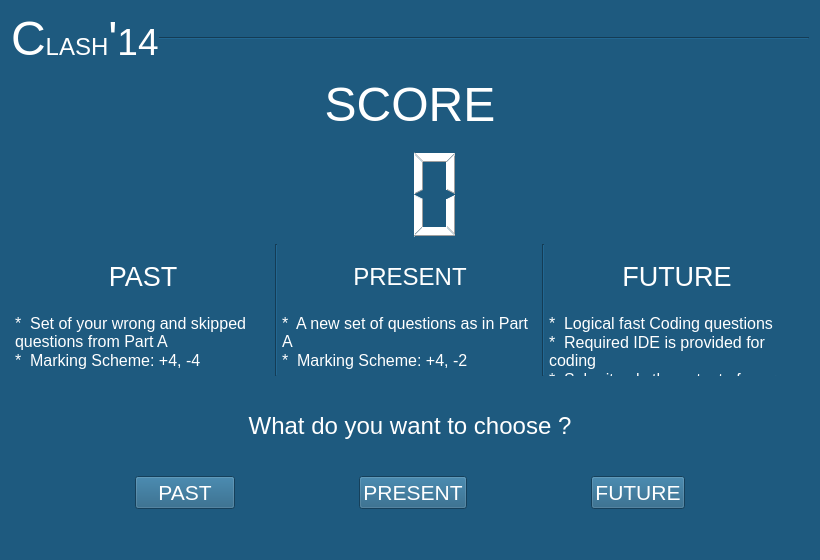
<?xml version="1.0" encoding="UTF-8"?>
<ui version="4.0">
 <class>Form</class>
 <widget class="QWidget" name="Form">
  <property name="geometry">
   <rect>
    <x>0</x>
    <y>0</y>
    <width>820</width>
    <height>560</height>
   </rect>
  </property>
  <property name="sizePolicy">
   <sizepolicy hsizetype="Ignored" vsizetype="Ignored">
    <horstretch>0</horstretch>
    <verstretch>0</verstretch>
   </sizepolicy>
  </property>
  <property name="windowTitle">
   <string>Form</string>
  </property>
  <property name="styleSheet">
   <string notr="true">background-color: rgb(30, 90, 127);</string>
  </property>
  <layout class="QVBoxLayout" name="verticalLayout_7">
   <item>
    <layout class="QVBoxLayout" name="verticalLayout">
     <property name="spacing">
      <number>0</number>
     </property>
     <item>
      <layout class="QVBoxLayout" name="verticalLayout_2">
       <property name="spacing">
        <number>0</number>
       </property>
       <item>
        <layout class="QVBoxLayout" name="verticalLayout_8">
         <item>
          <layout class="QHBoxLayout" name="horizontalLayout_4">
           <item>
            <widget class="QLabel" name="label_3">
             <property name="sizePolicy">
              <sizepolicy hsizetype="Fixed" vsizetype="Fixed">
               <horstretch>0</horstretch>
               <verstretch>0</verstretch>
              </sizepolicy>
             </property>
             <property name="font">
              <font>
               <pointsize>18</pointsize>
              </font>
             </property>
             <property name="styleSheet">
              <string notr="true">
color: rgb(255, 255, 255);</string>
             </property>
             <property name="text">
              <string>&lt;html&gt;&lt;head/&gt;&lt;body&gt;&lt;p&gt;&lt;span style=&quot; font-size:36pt;&quot;&gt;C&lt;/span&gt;LASH&lt;span style=&quot; font-size:36pt;&quot;&gt;'&lt;/span&gt;&lt;span style=&quot; font-size:28pt;&quot;&gt;14&lt;/span&gt;&lt;/p&gt;&lt;/body&gt;&lt;/html&gt;</string>
             </property>
            </widget>
           </item>
           <item>
            <widget class="Line" name="line">
             <property name="sizePolicy">
              <sizepolicy hsizetype="MinimumExpanding" vsizetype="Fixed">
               <horstretch>0</horstretch>
               <verstretch>0</verstretch>
              </sizepolicy>
             </property>
             <property name="orientation">
              <enum>Qt::Horizontal</enum>
             </property>
            </widget>
           </item>
          </layout>
         </item>
        </layout>
       </item>
       <item>
        <layout class="QHBoxLayout" name="horizontalLayout_3">
         <item>
          <widget class="QLabel" name="label">
           <property name="styleSheet">
            <string notr="true">font: 25 16pt &quot;Leelawadee UI Semilight&quot;;
font: 8pt &quot;MS Shell Dlg 2&quot;;

color: rgb(255, 255, 255);</string>
           </property>
           <property name="text">
            <string>&lt;html&gt;&lt;head/&gt;&lt;body&gt;&lt;p align=&quot;center&quot;&gt;&lt;span style=&quot; font-size:36pt;&quot;&gt;SCORE&lt;/span&gt;&lt;/p&gt;&lt;/body&gt;&lt;/html&gt;</string>
           </property>
           <property name="alignment">
            <set>Qt::AlignCenter</set>
           </property>
          </widget>
         </item>
        </layout>
       </item>
      </layout>
     </item>
     <item>
      <layout class="QVBoxLayout" name="verticalLayout_11">
       <item>
        <widget class="QLCDNumber" name="scrA">
         <property name="sizePolicy">
          <sizepolicy hsizetype="Ignored" vsizetype="Ignored">
           <horstretch>0</horstretch>
           <verstretch>0</verstretch>
          </sizepolicy>
         </property>
         <property name="maximumSize">
          <size>
           <width>16777215</width>
           <height>100</height>
          </size>
         </property>
         <property name="styleSheet">
          <string notr="true">
color: rgb(255, 255, 255);</string>
         </property>
         <property name="frameShape">
          <enum>QFrame::NoFrame</enum>
         </property>
         <property name="frameShadow">
          <enum>QFrame::Plain</enum>
         </property>
         <property name="numDigits">
          <number>2</number>
         </property>
        </widget>
       </item>
      </layout>
     </item>
     <item>
      <layout class="QHBoxLayout" name="horizontalLayout">
       <item>
        <layout class="QVBoxLayout" name="verticalLayout_4">
         <property name="spacing">
          <number>0</number>
         </property>
         <item>
          <widget class="QLabel" name="label_4">
           <property name="sizePolicy">
            <sizepolicy hsizetype="Ignored" vsizetype="Ignored">
             <horstretch>0</horstretch>
             <verstretch>0</verstretch>
            </sizepolicy>
           </property>
           <property name="font">
            <font>
             <pointsize>18</pointsize>
            </font>
           </property>
           <property name="styleSheet">
            <string notr="true">
color: rgb(255, 255, 255);</string>
           </property>
           <property name="text">
            <string>&lt;html&gt;&lt;head/&gt;&lt;body&gt;&lt;p&gt;&lt;span style=&quot; font-size:20pt;&quot;&gt;PAST&lt;/span&gt;&lt;/p&gt;&lt;/body&gt;&lt;/html&gt;</string>
           </property>
           <property name="alignment">
            <set>Qt::AlignCenter</set>
           </property>
          </widget>
         </item>
         <item>
          <widget class="QTextBrowser" name="textBrowser">
           <property name="sizePolicy">
            <sizepolicy hsizetype="Ignored" vsizetype="Ignored">
             <horstretch>0</horstretch>
             <verstretch>0</verstretch>
            </sizepolicy>
           </property>
           <property name="styleSheet">
            <string notr="true">font: 12pt &quot;Times New Roman&quot;;
color: rgb(255, 255, 255);</string>
           </property>
           <property name="frameShape">
            <enum>QFrame::NoFrame</enum>
           </property>
           <property name="html">
            <string>&lt;!DOCTYPE HTML PUBLIC &quot;-//W3C//DTD HTML 4.0//EN&quot; &quot;http://www.w3.org/TR/REC-html40/strict.dtd&quot;&gt;
&lt;html&gt;&lt;head&gt;&lt;meta name=&quot;qrichtext&quot; content=&quot;1&quot; /&gt;&lt;style type=&quot;text/css&quot;&gt;
p, li { white-space: pre-wrap; }
&lt;/style&gt;&lt;/head&gt;&lt;body style=&quot; font-family:'Times New Roman'; font-size:12pt; font-weight:400; font-style:normal;&quot;&gt;
&lt;p style=&quot; margin-top:0px; margin-bottom:0px; margin-left:0px; margin-right:0px; -qt-block-indent:0; text-indent:0px;&quot;&gt;&lt;span style=&quot; font-family:'MS Shell Dlg 2';&quot;&gt;*  Set of your wrong and skipped questions from Part A&lt;/span&gt;&lt;/p&gt;
&lt;p style=&quot; margin-top:0px; margin-bottom:0px; margin-left:0px; margin-right:0px; -qt-block-indent:0; text-indent:0px;&quot;&gt;&lt;span style=&quot; font-family:'MS Shell Dlg 2';&quot;&gt;*  Marking Scheme: +4, -4&lt;/span&gt;&lt;/p&gt;&lt;/body&gt;&lt;/html&gt;</string>
           </property>
          </widget>
         </item>
        </layout>
       </item>
       <item>
        <widget class="Line" name="line_2">
         <property name="sizePolicy">
          <sizepolicy hsizetype="Fixed" vsizetype="Ignored">
           <horstretch>0</horstretch>
           <verstretch>0</verstretch>
          </sizepolicy>
         </property>
         <property name="orientation">
          <enum>Qt::Vertical</enum>
         </property>
        </widget>
       </item>
       <item>
        <layout class="QVBoxLayout" name="verticalLayout_5">
         <property name="spacing">
          <number>0</number>
         </property>
         <item>
          <widget class="QLabel" name="label_11">
           <property name="sizePolicy">
            <sizepolicy hsizetype="Ignored" vsizetype="Ignored">
             <horstretch>0</horstretch>
             <verstretch>0</verstretch>
            </sizepolicy>
           </property>
           <property name="font">
            <font>
             <pointsize>18</pointsize>
            </font>
           </property>
           <property name="styleSheet">
            <string notr="true">
color: rgb(255, 255, 255);</string>
           </property>
           <property name="text">
            <string>&lt;html&gt;&lt;head/&gt;&lt;body&gt;&lt;p&gt; PRESENT&lt;/p&gt;&lt;/body&gt;&lt;/html&gt;</string>
           </property>
           <property name="alignment">
            <set>Qt::AlignCenter</set>
           </property>
          </widget>
         </item>
         <item>
          <widget class="QTextBrowser" name="textBrowser_2">
           <property name="sizePolicy">
            <sizepolicy hsizetype="Ignored" vsizetype="Ignored">
             <horstretch>0</horstretch>
             <verstretch>0</verstretch>
            </sizepolicy>
           </property>
           <property name="styleSheet">
            <string notr="true">font: 12pt &quot;Times New Roman&quot;;

color: rgb(255, 255, 255);</string>
           </property>
           <property name="frameShape">
            <enum>QFrame::NoFrame</enum>
           </property>
           <property name="html">
            <string>&lt;!DOCTYPE HTML PUBLIC &quot;-//W3C//DTD HTML 4.0//EN&quot; &quot;http://www.w3.org/TR/REC-html40/strict.dtd&quot;&gt;
&lt;html&gt;&lt;head&gt;&lt;meta name=&quot;qrichtext&quot; content=&quot;1&quot; /&gt;&lt;style type=&quot;text/css&quot;&gt;
p, li { white-space: pre-wrap; }
&lt;/style&gt;&lt;/head&gt;&lt;body style=&quot; font-family:'Times New Roman'; font-size:12pt; font-weight:400; font-style:normal;&quot;&gt;
&lt;p style=&quot; margin-top:0px; margin-bottom:0px; margin-left:0px; margin-right:0px; -qt-block-indent:0; text-indent:0px;&quot;&gt;&lt;span style=&quot; font-family:'MS Shell Dlg 2';&quot;&gt;*  A new set of questions as in Part A&lt;/span&gt;&lt;/p&gt;
&lt;p style=&quot; margin-top:0px; margin-bottom:0px; margin-left:0px; margin-right:0px; -qt-block-indent:0; text-indent:0px;&quot;&gt;&lt;span style=&quot; font-family:'MS Shell Dlg 2';&quot;&gt;*  Marking Scheme: +4, -2&lt;/span&gt;&lt;/p&gt;&lt;/body&gt;&lt;/html&gt;</string>
           </property>
          </widget>
         </item>
        </layout>
       </item>
       <item>
        <widget class="Line" name="line_3">
         <property name="sizePolicy">
          <sizepolicy hsizetype="Fixed" vsizetype="Preferred">
           <horstretch>0</horstretch>
           <verstretch>0</verstretch>
          </sizepolicy>
         </property>
         <property name="orientation">
          <enum>Qt::Vertical</enum>
         </property>
        </widget>
       </item>
       <item>
        <layout class="QVBoxLayout" name="verticalLayout_6">
         <property name="spacing">
          <number>0</number>
         </property>
         <item>
          <widget class="QLabel" name="label_12">
           <property name="sizePolicy">
            <sizepolicy hsizetype="Ignored" vsizetype="Ignored">
             <horstretch>0</horstretch>
             <verstretch>0</verstretch>
            </sizepolicy>
           </property>
           <property name="font">
            <font>
             <pointsize>18</pointsize>
            </font>
           </property>
           <property name="layoutDirection">
            <enum>Qt::LeftToRight</enum>
           </property>
           <property name="styleSheet">
            <string notr="true">
color: rgb(255, 255, 255);</string>
           </property>
           <property name="text">
            <string>&lt;html&gt;&lt;head/&gt;&lt;body&gt;&lt;p&gt;&lt;span style=&quot; font-size:20pt;&quot;&gt; FUTURE&lt;/span&gt;&lt;/p&gt;&lt;/body&gt;&lt;/html&gt;</string>
           </property>
           <property name="alignment">
            <set>Qt::AlignCenter</set>
           </property>
          </widget>
         </item>
         <item>
          <widget class="QTextBrowser" name="textBrowser_3">
           <property name="sizePolicy">
            <sizepolicy hsizetype="Ignored" vsizetype="Ignored">
             <horstretch>0</horstretch>
             <verstretch>0</verstretch>
            </sizepolicy>
           </property>
           <property name="styleSheet">
            <string notr="true">font: 12pt &quot;Times New Roman&quot;;

color: rgb(255, 255, 255);</string>
           </property>
           <property name="frameShape">
            <enum>QFrame::NoFrame</enum>
           </property>
           <property name="verticalScrollBarPolicy">
            <enum>Qt::ScrollBarAlwaysOff</enum>
           </property>
           <property name="horizontalScrollBarPolicy">
            <enum>Qt::ScrollBarAlwaysOff</enum>
           </property>
           <property name="html">
            <string>&lt;!DOCTYPE HTML PUBLIC &quot;-//W3C//DTD HTML 4.0//EN&quot; &quot;http://www.w3.org/TR/REC-html40/strict.dtd&quot;&gt;
&lt;html&gt;&lt;head&gt;&lt;meta name=&quot;qrichtext&quot; content=&quot;1&quot; /&gt;&lt;style type=&quot;text/css&quot;&gt;
p, li { white-space: pre-wrap; }
&lt;/style&gt;&lt;/head&gt;&lt;body style=&quot; font-family:'Times New Roman'; font-size:12pt; font-weight:400; font-style:normal;&quot;&gt;
&lt;p style=&quot; margin-top:0px; margin-bottom:0px; margin-left:0px; margin-right:0px; -qt-block-indent:0; text-indent:0px;&quot;&gt;&lt;span style=&quot; font-family:'MS Shell Dlg 2';&quot;&gt;*  Logical fast Coding questions&lt;/span&gt;&lt;/p&gt;
&lt;p style=&quot; margin-top:0px; margin-bottom:0px; margin-left:0px; margin-right:0px; -qt-block-indent:0; text-indent:0px;&quot;&gt;&lt;span style=&quot; font-family:'MS Shell Dlg 2';&quot;&gt;*  Required IDE is provided for coding &lt;/span&gt;&lt;/p&gt;
&lt;p style=&quot; margin-top:0px; margin-bottom:0px; margin-left:0px; margin-right:0px; -qt-block-indent:0; text-indent:0px;&quot;&gt;&lt;span style=&quot; font-family:'MS Shell Dlg 2';&quot;&gt;*  Submit only the output of your code as answer&lt;/span&gt;&lt;/p&gt;
&lt;p style=&quot; margin-top:0px; margin-bottom:0px; margin-left:0px; margin-right:0px; -qt-block-indent:0; text-indent:0px;&quot;&gt;&lt;span style=&quot; font-family:'MS Shell Dlg 2';&quot;&gt;*  Marking Scheme: +5, 0&lt;/span&gt;&lt;/p&gt;
&lt;p style=&quot;-qt-paragraph-type:empty; margin-top:0px; margin-bottom:0px; margin-left:0px; margin-right:0px; -qt-block-indent:0; text-indent:0px; font-family:'MS Shell Dlg 2';&quot;&gt;&lt;br /&gt;&lt;/p&gt;&lt;/body&gt;&lt;/html&gt;</string>
           </property>
          </widget>
         </item>
        </layout>
       </item>
      </layout>
     </item>
     <item>
      <layout class="QVBoxLayout" name="verticalLayout_3">
       <item>
        <widget class="QLabel" name="label_2">
         <property name="sizePolicy">
          <sizepolicy hsizetype="Ignored" vsizetype="Ignored">
           <horstretch>0</horstretch>
           <verstretch>0</verstretch>
          </sizepolicy>
         </property>
         <property name="font">
          <font>
           <pointsize>18</pointsize>
          </font>
         </property>
         <property name="styleSheet">
          <string notr="true">
color: rgb(255, 255, 255);</string>
         </property>
         <property name="text">
          <string>What do you want to choose ?</string>
         </property>
         <property name="alignment">
          <set>Qt::AlignCenter</set>
         </property>
        </widget>
       </item>
       <item>
        <layout class="QHBoxLayout" name="horizontalLayout_2">
         <item>
          <widget class="QPushButton" name="past_btn">
           <property name="sizePolicy">
            <sizepolicy hsizetype="Fixed" vsizetype="Fixed">
             <horstretch>0</horstretch>
             <verstretch>0</verstretch>
            </sizepolicy>
           </property>
           <property name="minimumSize">
            <size>
             <width>100</width>
             <height>0</height>
            </size>
           </property>
           <property name="font">
            <font>
             <family>MS Shell Dlg 2</family>
             <pointsize>16</pointsize>
             <weight>50</weight>
             <italic>false</italic>
             <bold>false</bold>
            </font>
           </property>
           <property name="focusPolicy">
            <enum>Qt::StrongFocus</enum>
           </property>
           <property name="acceptDrops">
            <bool>false</bool>
           </property>
           <property name="toolTip">
            <string/>
           </property>
           <property name="statusTip">
            <string notr="true"/>
           </property>
           <property name="styleSheet">
            <string notr="true">font: 16pt &quot;MS Shell Dlg 2&quot;;
background-color: rgb(30, 90, 127);
color: rgb(255, 255, 255);</string>
           </property>
           <property name="text">
            <string>PAST</string>
           </property>
           <property name="autoDefault">
            <bool>false</bool>
           </property>
           <property name="default">
            <bool>false</bool>
           </property>
           <property name="flat">
            <bool>false</bool>
           </property>
          </widget>
         </item>
         <item>
          <widget class="QPushButton" name="present_btn">
           <property name="sizePolicy">
            <sizepolicy hsizetype="Fixed" vsizetype="Fixed">
             <horstretch>0</horstretch>
             <verstretch>0</verstretch>
            </sizepolicy>
           </property>
           <property name="font">
            <font>
             <family>MS Shell Dlg 2</family>
             <pointsize>16</pointsize>
             <weight>50</weight>
             <italic>false</italic>
             <bold>false</bold>
            </font>
           </property>
           <property name="styleSheet">
            <string notr="true">
font: 16pt &quot;MS Shell Dlg 2&quot;;
background-color: rgb(30, 90, 127);            
color: rgb(255, 255, 255);</string>
           </property>
           <property name="text">
            <string>PRESENT</string>
           </property>
          </widget>
         </item>
         <item>
          <widget class="QPushButton" name="future_btn">
           <property name="sizePolicy">
            <sizepolicy hsizetype="Fixed" vsizetype="Fixed">
             <horstretch>0</horstretch>
             <verstretch>0</verstretch>
            </sizepolicy>
           </property>
           <property name="font">
            <font>
             <family>MS Shell Dlg 2</family>
             <pointsize>16</pointsize>
             <weight>50</weight>
             <italic>false</italic>
             <bold>false</bold>
            </font>
           </property>
           <property name="styleSheet">
            <string notr="true">
font: 16pt &quot;MS Shell Dlg 2&quot;;
background-color: rgb(30, 90, 127);            
color: rgb(255, 255, 255);</string>
           </property>
           <property name="text">
            <string>FUTURE</string>
           </property>
          </widget>
         </item>
        </layout>
       </item>
      </layout>
     </item>
     <item>
      <layout class="QHBoxLayout" name="horizontalLayout_6">
       <item>
        <spacer name="verticalSpacer">
         <property name="orientation">
          <enum>Qt::Vertical</enum>
         </property>
         <property name="sizeType">
          <enum>QSizePolicy::Fixed</enum>
         </property>
         <property name="sizeHint" stdset="0">
          <size>
           <width>20</width>
           <height>40</height>
          </size>
         </property>
        </spacer>
       </item>
      </layout>
     </item>
    </layout>
   </item>
  </layout>
 </widget>
 <resources/>
 <connections/>
</ui>
